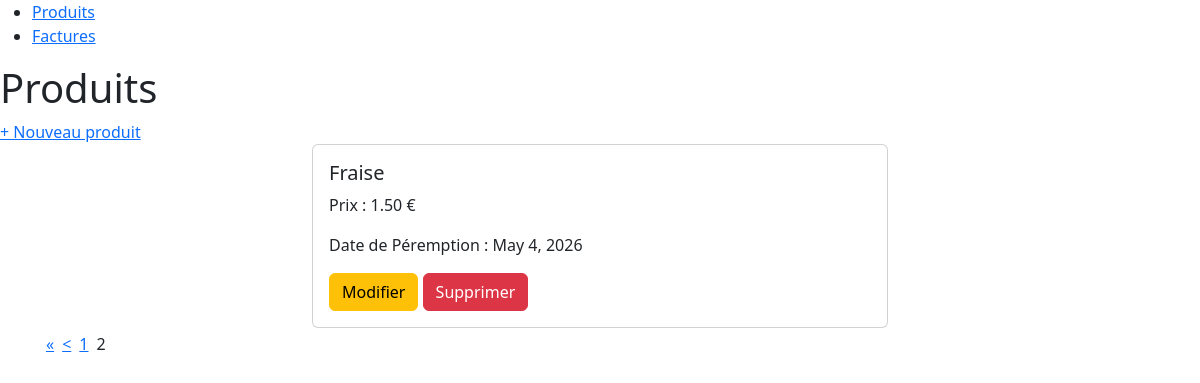
The page /produits/?page=2 on the database its author committed.
### products/models.py (models this page shows, shortened)
class Product(models.Model):
    name = models.CharField(max_length=200)
    price = models.DecimalField(max_digits=10, decimal_places=2)
    expiration_date = models.DateField()

### products/views.py (the view)
# urls.py: path('', views.product_list , name='product_list'),
def product_list(request):
    products = Product.objects.all()
    paginator = Paginator(products , 4)
    page_number = request.GET.get('page')
    page_obj = paginator.get_page(page_number)
    return render(request , 'products/product_list.html' , {'page_obj' : page_obj})

### templates/products/product_list.html (shortened to what this page needs)
{% extends 'base.html' %}
{% block content %}
    <h1>Produits</h1>
    <a href="{% url 'product_create' %}">+ Nouveau produit</a>
    {% if page_obj.object_list %}
        <div class="cards container col-6 ">
            {% for product in page_obj %}
            <div class="card">
                <div class="card-body">
                    <h5 class="card-title">{{ product.name }}</h5>
                    <p class="card-text">Prix : {{ product.price }} €</p>
                    <p class="card-text">Date de Péremption : {{ product.expiration_date }}</p>
                    <a href="{% url 'product_edit' product.id %}" class="btn btn-warning">Modifier</a>
                    <a href="{% url 'product_delete' product.id %}" class="btn btn-danger">Supprimer</a>
                </div>
            </div>
            {% endfor %}
        </div>
        {% if page_obj.paginator.num_pages > 1 %}
        <div class="container d-flex justify-center">
            {% if page_obj.has_previous %}
                <a href="?page=1" class="p-1">«</a>
                <a href="?page={{ page_obj.previous_page_number }}" class="p-1"><</a>
            {% endif %}
            {% for num in page_obj.paginator.page_range %}
                {% if page_obj.number == num %}
                    <p class="p-1">{{ num }}</p>
                {% else %}
                    <a href="?page={{ num }}" class="p-1">{{ num }}</a>
                {% endif %}
            {% endfor %}
        </div>
        {% endif %}
    {% else %}
        <p>Aucun produit enregistré.</p>
    {% endif %}
{% endblock %}

### rows shown on the page
Product: name "Fraise", price "1.50", expiration_date "May 4, 2026"

### other values the page prints
{{ num }} "1"
{{ num }} "2"
